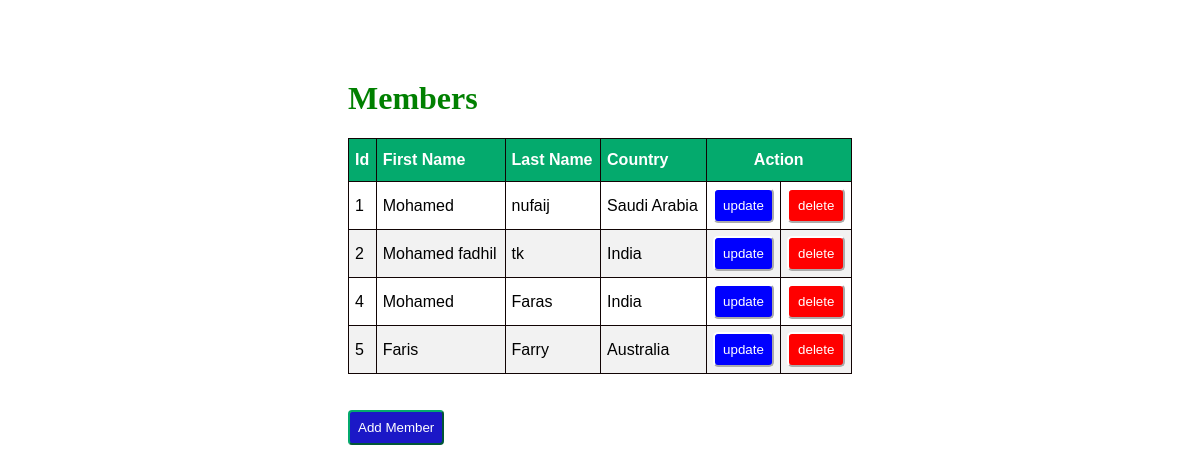
The page / on the database its author committed.
### dhanwisapp/models.py (models this page shows)
class Regmodel(models.Model):
    firstname=models.CharField(max_length=200)
    lastname=models.CharField(max_length=200)
    country=models.CharField(max_length=200,default=None)

### dhanwisapp/views.py (the view)
# urls.py: path('',views.index,name="index"),
def index(request):
    mem=Regmodel.objects.all()
    return render(request,'index.html',{'mem':mem})

### templates/index.html (shortened to what this page needs)
<!DOCTYPE html>
<html lang="en">
<head>
</head>
{% load static %}
<link rel="stylesheet" href="{% static 'style.css' %}">
<body>
    <div class="container">
        <h1>Members</h1>
        <table id="customers" border="1">
            <thead>
                <th>Id</th>
                <th>First Name</th>
                <th>Last Name</th>
                <th>Country</th>
                <th colspan="2" id="mid">Action</th>
            </thead>
            {% for x in mem %}
            <tr>
                <td>{{x.id}}</td>
                <td>{{x.firstname}}</td>
                <td>{{x.lastname}}</td>
                <td>{{x.country}}</td>
                <td>
                    <a href="update/{{x.id}}"><button id="up">update</button></a>
                </td>
                <td>
                    <a href="delete/{{x.id}}"><button id="del">delete</button></a>
                </td>
            </tr>
            {% endfor %}
        </table>
        <br><br>
        <a href="{% url 'add' %}"><button id="new3">Add Member</button></a>
    </div>
</body>
</html>

### static/style.css (style rules this page uses)
.container { margin: 80px 240px 60px 240px; padding: 0px 100px 100px 100px; }
#customers { font-family: Arial, Helvetica, sans-serif; border-collapse: collapse; width: 100%; }
#customers td, #customers th { border: 1px solid rgb(17, 4, 4); padding: 6px; }
#customers tr:nth-child(even) { background-color: #f2f2f2; }
#customers th { padding-top: 12px; padding-bottom: 12px; text-align: left; background-color: #04AA6D; color: white; }
#customers #mid { text-align: center; }
#customers #up { background-color: blue; border-color: white; border-radius: 5px; padding: 8px; color: white; }
#customers #del { background-color: red; border-color: white; border-radius: 5px; padding: 8px; color: white; }
#customers button { width: 100%; }
h1 { color: green; }
.container #new3 { padding: 8px; background-color: rgb(27, 24, 199); color: white; border-radius: 4px; border-color: #04AA6D; }

### rows shown on the page
Regmodel: id "1", firstname "Mohamed", lastname "nufaij", country "Saudi Arabia"
Regmodel: id "2", firstname "Mohamed fadhil", lastname "tk", country "India"
Regmodel: id "4", firstname "Mohamed", lastname "Faras", country "India"
Regmodel: id "5", firstname "Faris", lastname "Farry", country "Australia"
